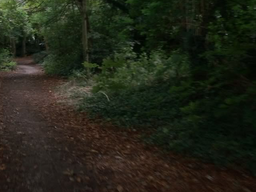
#> input picture HW02/Prog1_images/p1im1.bmp, 256 x 192 px, shrunk from 640 x 480 before the run, given in place of p1im1.bmp.bmp, which was not available
$ python main2.py
#> lines starting #> are read from the running program, lines starting #| are printed output that depends on the picture; after the words box and inside, x2 and y2 are one past the last pixel; in counts of white or black regions, pixels touching at a corner belong together; long printed decimals are rounded; pictures that were not available may be replaced by others from this repository, and a replacement may not be noted
### HW02/main.py
import numpy as np
import cv2
from util import *

def get_Gaussian_kernel(size=5,sigma=1):
    kernel=np.zeros((size,size))
    c=size//2
    for i in range(size):
        for j in range(size):
            ss=(i-c)**2+(j-c)**2
            kernel[i,j]=np.exp(-ss/(2*sigma**2))
    kernel_sum=np.sum(kernel)
    return kernel/kernel_sum

def get_Laplasian_kernel():
    kernel=np.array([[0,-1,0],[-1,4,-1],[0,-1,0]],dtype=float)
    return kernel

def LoG(image,thresh,gaussian=True):
    # Gaussian
    if gaussian:
        image = conv2D(image, get_Gaussian_kernel())
    # Laplasian
    image_after = conv2D(image, get_Laplasian_kernel())
    print('max: ', np.max(image_after), ' min:', np.min(image_after))
    # thresholding
    image_after[image_after > thresh] = 255
    image_after[image_after <= thresh] = 0
    image_after = image_after.astype(np.uint8)
    return image_after

# [9 lines left out: function prewitt, not called in this run]


# [12 lines that do not run on import are left out]

### HW02/util.py
import numpy as np

def cross_correlation(m1,m2):
    return np.sum(m1*m2)

def conv2D(image,kernel):
    H,W=image.shape
    fh,fw=kernel.shape
    image_pad=np.pad(image,((fh//2,fh//2),((fw//2,fw//2))),'symmetric')
    #print('image shape:',image.shape,' image_padding shape:',image_pad.shape)
    res=np.zeros(image.shape,float)
    for i in range(H):
        for j in range(W):
            res[i,j]=cross_correlation(image_pad[i:i+fh,j:j+fw],kernel)
    return res

### HW02/main2.py
import numpy as np
import math
import cv2
import matplotlib.pyplot as plt
from mpl_toolkits.mplot3d import Axes3D
from util import *
from main import get_Gaussian_kernel,get_Laplasian_kernel,LoG

def HTLine(image,stepTheta=1,stepRho=1):
    '''
    :param image: 0,255 binary image
    :param stepTheta:
    :param stepRho: accumulator,accDict:what point in accumlator[i,j]
    :return:
    '''
    row,cols=image.shape
    L=int(np.sqrt(row**2+cols**2)+1)
    numTheta=180//stepTheta
    numRho=2*L//stepRho+1

    accumulator=np.zeros((numRho,numTheta))
    accDict={}
    for i in range(numRho):
        for j in range(numTheta):
            accDict[(i,j)]=[]

    for i in range(row):
        for j in range(cols):
            if image[i,j]==255:
                for k in range(numTheta):
                    rho=int(j*math.cos(k*stepTheta*math.pi/180)+i*math.sin(k*stepTheta*math.pi/180))
                    accumulator[(rho+L)//stepRho,k]+=1
                    accDict[(rho+L)//stepRho,k].append((j,i))
    return accumulator,accDict


if __name__=='__main__':
    npic = input('which pic to choose (1~6)? ')
#> the answer given: Prog1_images/p1im1.bmp
    image_origin = cv2.imread('Prog1_images/p1im{}.bmp'.format(npic))
#> image_origin is the input picture: shape (192, 256, 3); mean B, G, R 23.8, 36.6, 34.3
    image_after=cv2.cvtColor(image_origin,cv2.COLOR_BGR2GRAY)
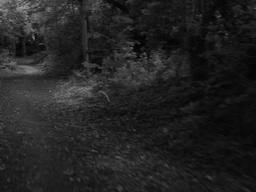
#> image_after: shape (192, 256); min 4, max 154, mean 34.5
    image_after=LoG(image_after,thresh=8)
#> in conv2D, `image_pad=np.pad(image,((fh//2,fh//2),((fw//2,fw//2))),'symmetric')`:
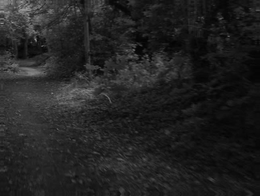
#> image_pad: shape (196, 260); min 4, max 154, mean 34.5
#> after the loop in conv2D (call 2), `for i in range(H):`:
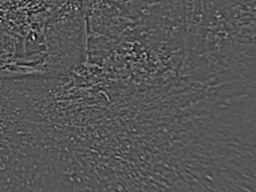
#> res: shape (192, 256) float64; min -24.7, max 48.8, mean 0; drawn with min black and max white
#| max:  48.799  min: -24.698
#> in LoG, `image_after[image_after > thresh] = 255`:
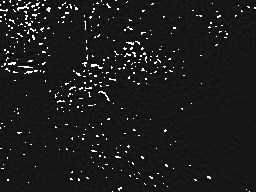
#> image_after: shape (192, 256) float64; 2.88% of pixels changed, all inside (x1, y1, x2, y2) = (0, 0, 256, 192); drawn with min black and max white
#> in LoG, `image_after[image_after <= thresh] = 0`: image_after: shape (192, 256) float64; 2.9% white in thin lines or dots
#> in LoG, `image_after = image_after.astype(np.uint8)`: image_after: shape (192, 256); 2.9% white in thin lines or dots
    cv2.imshow('LOG', image_after)

    accumulator,accDict=HTLine(image_after)
#> after the loop in HTLine, `for i in range(row):`:
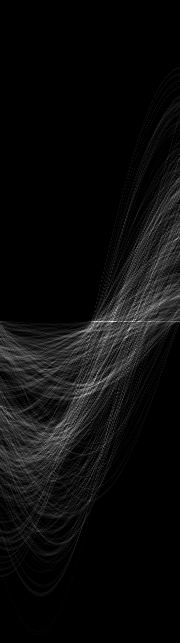
#> accumulator: shape (643, 180) float64; min 0, max 46, mean 2.2; drawn with min black and max white
#> accDict = 115740 items
    print('accumulator max={:.0f}'.format(np.max(accumulator)))
#| accumulator max=46
    thresh=100
    for i in range(accumulator.shape[0]):
        for j in range(accumulator.shape[1]):
            if accumulator[i,j]>thresh:
                points=accDict[(i,j)]
                cv2.line(image_origin,points[0],points[-1],(0,255,0),1)
    cv2.imshow('image+line',image_origin)


    cv2.waitKey(0)
    cv2.destroyAllWindows()

$ run again, on HW02/Prog1_images/p1im5.bmp
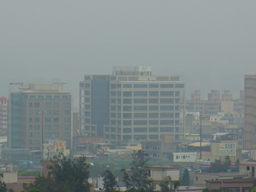
#> input picture HW02/Prog1_images/p1im5.bmp, 256 x 192 px, shrunk from 800 x 600 before the run, given in place of p1im5.bmp.bmp, which was not available
#> image_origin is the input picture: shape (192, 256, 3); mean B, G, R 137.8, 137.7, 128
#> image_pad: shape (194, 258) float64
#| max:  32.919  min: -27.485
#> in LoG, `image_after[image_after > thresh] = 255`:
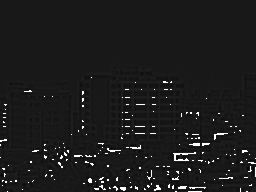
#> image_after: shape (192, 256) float64; min -27.48, max 255, mean 5.1; drawn with min black and max white
#> after the loop in HTLine, `for i in range(row):`:
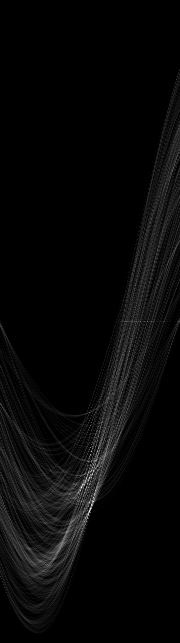
#> accumulator: shape (643, 180) float64; min 0, max 51, mean 1.6; drawn with min black and max white
#> accDict = 115740 items
#| accumulator max=51

$ run again, on HW02/Prog1_images/p1im6.bmp
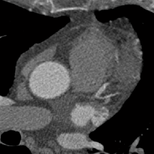
#> input picture HW02/Prog1_images/p1im6.bmp, 154 x 154 px, shrunk from 480 x 480 before the run, given in place of p1im6.bmp.bmp, which was not available
#> image_origin is the input picture: shape (154, 154, 3); mean B, G, R 64, 64, 64.3
#> image_pad: shape (156, 156) float64
#| max:  55.239  min: -41.536
#> in LoG, `image_after[image_after <= thresh] = 0`:
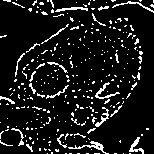
#> image_after: shape (154, 154) float64; 9.9% white in thin lines or dots
#> after the loop in HTLine, `for i in range(row):`:
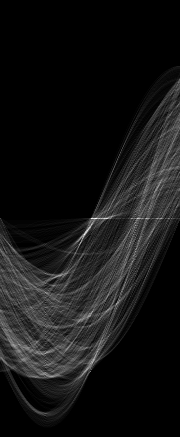
#> accumulator: shape (437, 180) float64; min 0, max 66, mean 5.4; drawn with min black and max white
#> accDict = 78660 items
#| accumulator max=66
